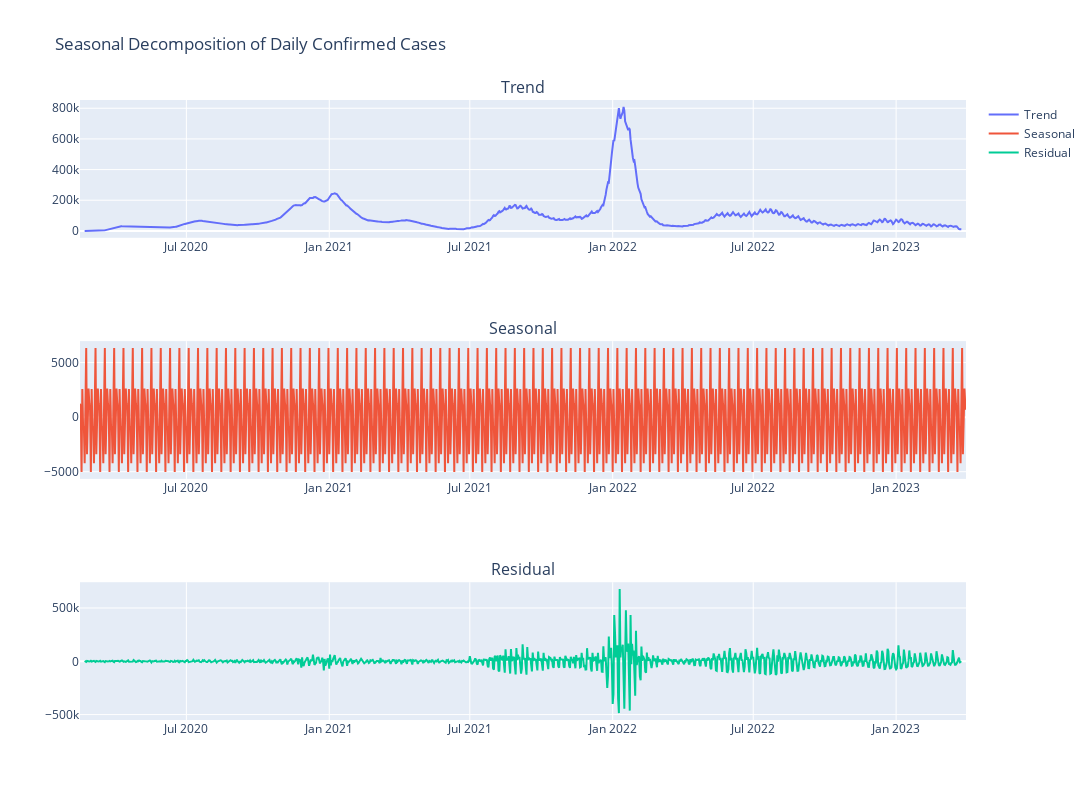

The cell this chart's notebook holds for it:
### Code cell
# Creating subplots for the trend, seasonal, and residual components
cols = ["Trend", "Seasonal", "Residual"]
fig = make_subplots(rows=3, cols=1, subplot_titles=cols)

for i, col in enumerate(cols):
    fig.add_trace(go.Scatter(x=master_df.index, y=master_df[col], name=col), row=i+1, col=1)

fig.update_layout(height=800, width=1200, title='Seasonal Decomposition of Daily Confirmed Cases')
fig.show()

### Figure 1 — Plotly figure (JSON) as saved in the notebook; plotly's stock layout.template omitted (floating-point values rounded to 4 significant figures; data arrays with more than 128 entries replaced by an {"elided": "..."} marker saying what was removed)
{"data": [{"name": "Trend", "type": "scatter", "x": {"elided": "1142 str values"}, "xaxis": "x", "y": {"elided": "1142 float values"}, "yaxis": "y"}, {"name": "Seasonal", "type": "scatter", "x": {"elided": "1142 str values"}, "xaxis": "x2", "y": {"elided": "1142 float values"}, "yaxis": "y2"}, {"name": "Residual", "type": "scatter", "x": {"elided": "1142 str values"}, "xaxis": "x3", "y": {"elided": "1142 float values"}, "yaxis": "y3"}], "layout": {"annotations": [{"font": {"size": 16}, "showarrow": false, "text": "Trend", "x": 0.5, "xanchor": "center", "xref": "paper", "y": 1, "yanchor": "bottom", "yref": "paper"}, {"font": {"size": 16}, "showarrow": false, "text": "Seasonal", "x": 0.5, "xanchor": "center", "xref": "paper", "y": 0.6111, "yanchor": "bottom", "yref": "paper"}, {"font": {"size": 16}, "showarrow": false, "text": "Residual", "x": 0.5, "xanchor": "center", "xref": "paper", "y": 0.2222, "yanchor": "bottom", "yref": "paper"}], "height": 800, "title": {"text": "Seasonal Decomposition of Daily Confirmed Cases"}, "width": 1200, "xaxis": {"anchor": "y", "domain": [0, 1]}, "xaxis2": {"anchor": "y2", "domain": [0, 1]}, "xaxis3": {"anchor": "y3", "domain": [0, 1]}, "yaxis": {"anchor": "x", "domain": [0.7778, 1]}, "yaxis2": {"anchor": "x2", "domain": [0.3889, 0.6111]}, "yaxis3": {"anchor": "x3", "domain": [0, 0.2222]}}}
